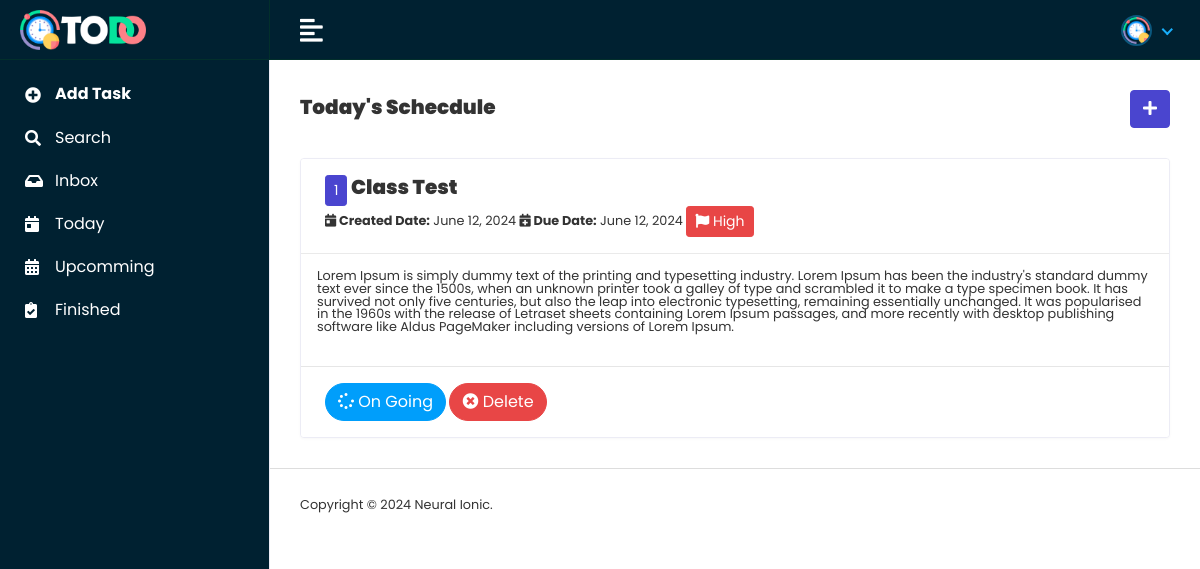
The page /todayTaskList/ (signed in) on the database its author committed.
### todoapp/models.py (models this page shows, shortened)
class TaskModel(models.Model):
    PRIORITY = [
        ("High","High"),
        ("Medium","Medium"),
        ("Low","Low"),
    ]
    category = models.ForeignKey(CategoryModel,on_delete=models.CASCADE,null=True)
    Priority = models.CharField(choices=PRIORITY,max_length=100, null=True)
    TaskName = models.CharField(max_length=100,null=True)
    TaskDescription = models.TextField(null=True)
    Status = models.CharField(default="OnGoing", max_length=100,null=True)
    Created_at = models.DateField(auto_now_add=True,max_length=100,null=True)
    Updated_at = models.DateField(auto_now=True,max_length=100,null=True)
    DueDate = models.DateField(max_length=100,null=True)
    CompletedDate = models.DateField(max_length=100,null=True)
    user = models.ForeignKey(CustomToDoUserModel, on_delete=models.CASCADE, null = True)
    class Meta:
        ordering = ["category"]
        verbose_name = "Task Data Model"
        db_table = "task_data_table"

### todoproject/userviews.py (the view)
# urls.py: path('todayTaskList/',todayTaskList,name="todayTaskList"),
def todayTaskList(request):
    today = datetime.datetime.now()
    current_user = request.user
    taskdata = TaskModel.objects.filter(DueDate = today, Status = 'OnGoing', user = current_user)
    return render(request,'myuser/todaytasklist.html',{'taskdata':taskdata})

### template/myuser/todaytasklist.html
{% extends 'master/master.html' %}
{% block content %}
<div class="content container-fluid">
    <div class="page-header">
       <div class="row align-items-center">
          <div class="col">
             <h2 class="page-title"><strong>Today's Schecdule</strong></h2>
          </div>
          <div class="col-auto text-right float-right ml-auto">
             <a href="{% url 'addTask' %}" class="btn btn-primary"><i class="fas fa-plus"></i></a>
          </div>
       </div>
    </div>
    <div class="row">
     {% for i in taskdata %}
     <div class="col-sm-12">
      <div class="card card-table">
        <div class="card-header">
            <span class="btn btn-primary btn-sm">{{forloop.counter}}</span>
            <span class="page-title"><strong>{{i.TaskName}}</strong></span><br>
           <span><i class="fas fa-calendar-day"></i><strong> Created Date:</strong> {{i.Created_at}}</span>
           <span><i class="fas fa-calendar-plus"></i><strong> Due Date:</strong> {{i.DueDate}}</span>
           {% if i.Priority == 'High' %}
           <span class="btn btn-danger btn-sm"><i class="fas fa-flag"></i> {{i.Priority}}</span>
           {% elif i.Priority == 'Medium' %}
           <span class="btn btn-warning btn-sm"><i class="fas fa-flag"></i> {{i.Priority}}</span>
           {% else %}
           <span class="btn btn-secondary btn-sm"><i class="fas fa-flag"></i> {{i.Priority}}</span>
           {% endif %}
        </div>
         <div class="card-body">
           <p>{{i.TaskDescription}}</p>
         </div>
         <div class="card-footer">
            <a href="{% url 'finishedTask' i.id %}" class="btn btn-rounded btn-info"><i class="fas fa-spinner fa-spin"></i> On Going</a>
            <a href="{% url 'deleteTask' i.id %}" class="btn btn-rounded btn-danger"><i class="fas fa-times-circle"></i> Delete</a>
         </div>
      </div>
   </div>
     {% endfor %}
    </div>
 </div>
{% endblock content %}

### static/assets/css/style.css (style rules this page uses)
html { height: 100%; }
body { background-color: #fff; color: #333; font-family: 'Poppins', sans-serif; font-size: 0.8rem; height: 100%; line-height: 1; overflow-x: hidden; }
h1, h2, h3, h4, h5, h6 { font-family: 'Poppins', sans-serif; margin-top: 0; }
a { color: #009ce7; }
input, button, a { transition: all 0.4s ease; -moz-transition: all 0.4s ease; -o-transition: all 0.4s ease; -ms-transition: all 0.4s ease; -webkit-transition: all 0.4s ease; }
.btn.btn-rounded { border-radius: 50px; }
.btn-primary { background-color: #4a45cf; border: 1px solid #4a45cf; }
.btn-info { background-color: #009efb; border: 1px solid #009efb }
.btn-danger { background-color: #e84646; border: 1px solid #e84646; }
.card { border: 1px solid #ececf5; box-shadow: 0 1px 3px 0 rgba(0, 0, 0, 0.03); margin-bottom: 1.875rem; }
.card-body { padding: 1rem; }
.card-header { border-bottom: 1px solid #e6e6e6; padding: 1rem 1.5rem; }
.card-footer { background-color: #fff; border-top: 1px solid #e6e6e6; padding: 1rem 1.5rem; }
.card .card-header { background-color: #fff; border-bottom: 1px solid #eaeaea; }
.page-wrapper > .content { padding: 1.875rem 1.875rem 0; }
.page-header { margin-bottom: 1.875rem; }
.page-title { font-size: 20px; font-weight: 600; color: #333; margin-bottom: 5px; }

### rows shown on the page
TaskModel: TaskName "Class Test", Created_at "June 12, 2024", DueDate "June 12, 2024", Priority "High", TaskDescription "Lorem Ipsum is simply dummy text of the printing and typesetting industry. Lorem Ipsum has been the industry's standard dummy text ever since the 1500s, when an unknown printer took a galley of type and scrambled it to make a type specimen book. It has survived not only five centuries, but also the leap into electronic typesetting, remaining essentially unchanged. It was popularised in the 1960s with the release of Letraset sheets containing Lorem Ipsum passages, and more recently with desktop publishing software like Aldus PageMaker including versions of Lorem Ipsum."
